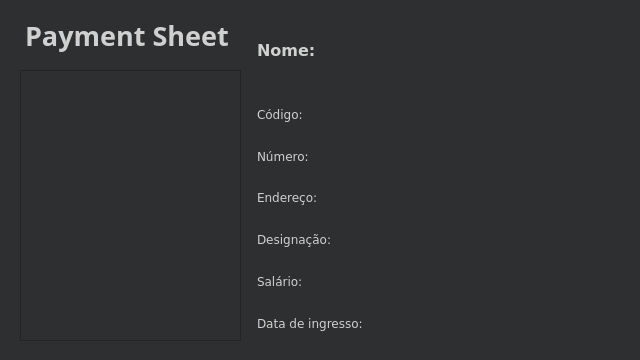
<?xml version="1.0" encoding="UTF-8"?>
<ui version="4.0">
 <class>Exihibition</class>
 <widget class="QDialog" name="Exihibition">
  <property name="geometry">
   <rect>
    <x>0</x>
    <y>0</y>
    <width>640</width>
    <height>360</height>
   </rect>
  </property>
  <property name="minimumSize">
   <size>
    <width>640</width>
    <height>360</height>
   </size>
  </property>
  <property name="maximumSize">
   <size>
    <width>640</width>
    <height>360</height>
   </size>
  </property>
  <property name="palette">
   <palette>
    <active>
     <colorrole role="WindowText">
      <brush brushstyle="SolidPattern">
       <color alpha="255">
        <red>255</red>
        <green>255</green>
        <blue>255</blue>
       </color>
      </brush>
     </colorrole>
     <colorrole role="Button">
      <brush brushstyle="SolidPattern">
       <color alpha="255">
        <red>85</red>
        <green>85</green>
        <blue>127</blue>
       </color>
      </brush>
     </colorrole>
     <colorrole role="Light">
      <brush brushstyle="SolidPattern">
       <color alpha="255">
        <red>127</red>
        <green>127</green>
        <blue>190</blue>
       </color>
      </brush>
     </colorrole>
     <colorrole role="Midlight">
      <brush brushstyle="SolidPattern">
       <color alpha="255">
        <red>106</red>
        <green>106</green>
        <blue>158</blue>
       </color>
      </brush>
     </colorrole>
     <colorrole role="Dark">
      <brush brushstyle="SolidPattern">
       <color alpha="255">
        <red>42</red>
        <green>42</green>
        <blue>63</blue>
       </color>
      </brush>
     </colorrole>
     <colorrole role="Mid">
      <brush brushstyle="SolidPattern">
       <color alpha="255">
        <red>57</red>
        <green>57</green>
        <blue>85</blue>
       </color>
      </brush>
     </colorrole>
     <colorrole role="Text">
      <brush brushstyle="SolidPattern">
       <color alpha="255">
        <red>255</red>
        <green>255</green>
        <blue>255</blue>
       </color>
      </brush>
     </colorrole>
     <colorrole role="BrightText">
      <brush brushstyle="SolidPattern">
       <color alpha="255">
        <red>255</red>
        <green>255</green>
        <blue>255</blue>
       </color>
      </brush>
     </colorrole>
     <colorrole role="ButtonText">
      <brush brushstyle="SolidPattern">
       <color alpha="255">
        <red>0</red>
        <green>0</green>
        <blue>0</blue>
       </color>
      </brush>
     </colorrole>
     <colorrole role="Base">
      <brush brushstyle="SolidPattern">
       <color alpha="255">
        <red>0</red>
        <green>0</green>
        <blue>0</blue>
       </color>
      </brush>
     </colorrole>
     <colorrole role="Window">
      <brush brushstyle="SolidPattern">
       <color alpha="255">
        <red>35</red>
        <green>35</green>
        <blue>52</blue>
       </color>
      </brush>
     </colorrole>
     <colorrole role="Shadow">
      <brush brushstyle="SolidPattern">
       <color alpha="255">
        <red>0</red>
        <green>0</green>
        <blue>0</blue>
       </color>
      </brush>
     </colorrole>
     <colorrole role="AlternateBase">
      <brush brushstyle="SolidPattern">
       <color alpha="255">
        <red>42</red>
        <green>42</green>
        <blue>63</blue>
       </color>
      </brush>
     </colorrole>
     <colorrole role="ToolTipBase">
      <brush brushstyle="SolidPattern">
       <color alpha="255">
        <red>255</red>
        <green>255</green>
        <blue>220</blue>
       </color>
      </brush>
     </colorrole>
     <colorrole role="ToolTipText">
      <brush brushstyle="SolidPattern">
       <color alpha="255">
        <red>0</red>
        <green>0</green>
        <blue>0</blue>
       </color>
      </brush>
     </colorrole>
    </active>
    <inactive>
     <colorrole role="WindowText">
      <brush brushstyle="SolidPattern">
       <color alpha="255">
        <red>208</red>
        <green>208</green>
        <blue>208</blue>
       </color>
      </brush>
     </colorrole>
     <colorrole role="Button">
      <brush brushstyle="SolidPattern">
       <color alpha="255">
        <red>64</red>
        <green>65</green>
        <blue>66</blue>
       </color>
      </brush>
     </colorrole>
     <colorrole role="Light">
      <brush brushstyle="SolidPattern">
       <color alpha="255">
        <red>255</red>
        <green>255</green>
        <blue>255</blue>
       </color>
      </brush>
     </colorrole>
     <colorrole role="Midlight">
      <brush brushstyle="SolidPattern">
       <color alpha="255">
        <red>227</red>
        <green>227</green>
        <blue>227</blue>
       </color>
      </brush>
     </colorrole>
     <colorrole role="Dark">
      <brush brushstyle="SolidPattern">
       <color alpha="255">
        <red>64</red>
        <green>65</green>
        <blue>66</blue>
       </color>
      </brush>
     </colorrole>
     <colorrole role="Mid">
      <brush brushstyle="SolidPattern">
       <color alpha="255">
        <red>160</red>
        <green>160</green>
        <blue>160</blue>
       </color>
      </brush>
     </colorrole>
     <colorrole role="Text">
      <brush brushstyle="SolidPattern">
       <color alpha="255">
        <red>208</red>
        <green>208</green>
        <blue>208</blue>
       </color>
      </brush>
     </colorrole>
     <colorrole role="BrightText">
      <brush brushstyle="SolidPattern">
       <color alpha="255">
        <red>255</red>
        <green>51</green>
        <blue>51</blue>
       </color>
      </brush>
     </colorrole>
     <colorrole role="ButtonText">
      <brush brushstyle="SolidPattern">
       <color alpha="255">
        <red>208</red>
        <green>208</green>
        <blue>208</blue>
       </color>
      </brush>
     </colorrole>
     <colorrole role="Base">
      <brush brushstyle="SolidPattern">
       <color alpha="255">
        <red>46</red>
        <green>47</green>
        <blue>48</blue>
       </color>
      </brush>
     </colorrole>
     <colorrole role="Window">
      <brush brushstyle="SolidPattern">
       <color alpha="255">
        <red>46</red>
        <green>47</green>
        <blue>48</blue>
       </color>
      </brush>
     </colorrole>
     <colorrole role="Shadow">
      <brush brushstyle="SolidPattern">
       <color alpha="255">
        <red>105</red>
        <green>105</green>
        <blue>105</blue>
       </color>
      </brush>
     </colorrole>
     <colorrole role="AlternateBase">
      <brush brushstyle="SolidPattern">
       <color alpha="255">
        <red>53</red>
        <green>54</green>
        <blue>55</blue>
       </color>
      </brush>
     </colorrole>
     <colorrole role="ToolTipBase">
      <brush brushstyle="SolidPattern">
       <color alpha="255">
        <red>64</red>
        <green>65</green>
        <blue>66</blue>
       </color>
      </brush>
     </colorrole>
     <colorrole role="ToolTipText">
      <brush brushstyle="SolidPattern">
       <color alpha="255">
        <red>208</red>
        <green>208</green>
        <blue>208</blue>
       </color>
      </brush>
     </colorrole>
    </inactive>
    <disabled>
     <colorrole role="WindowText">
      <brush brushstyle="SolidPattern">
       <color alpha="255">
        <red>42</red>
        <green>42</green>
        <blue>63</blue>
       </color>
      </brush>
     </colorrole>
     <colorrole role="Button">
      <brush brushstyle="SolidPattern">
       <color alpha="255">
        <red>85</red>
        <green>85</green>
        <blue>127</blue>
       </color>
      </brush>
     </colorrole>
     <colorrole role="Light">
      <brush brushstyle="SolidPattern">
       <color alpha="255">
        <red>127</red>
        <green>127</green>
        <blue>190</blue>
       </color>
      </brush>
     </colorrole>
     <colorrole role="Midlight">
      <brush brushstyle="SolidPattern">
       <color alpha="255">
        <red>106</red>
        <green>106</green>
        <blue>158</blue>
       </color>
      </brush>
     </colorrole>
     <colorrole role="Dark">
      <brush brushstyle="SolidPattern">
       <color alpha="255">
        <red>42</red>
        <green>42</green>
        <blue>63</blue>
       </color>
      </brush>
     </colorrole>
     <colorrole role="Mid">
      <brush brushstyle="SolidPattern">
       <color alpha="255">
        <red>57</red>
        <green>57</green>
        <blue>85</blue>
       </color>
      </brush>
     </colorrole>
     <colorrole role="Text">
      <brush brushstyle="SolidPattern">
       <color alpha="255">
        <red>42</red>
        <green>42</green>
        <blue>63</blue>
       </color>
      </brush>
     </colorrole>
     <colorrole role="BrightText">
      <brush brushstyle="SolidPattern">
       <color alpha="255">
        <red>255</red>
        <green>255</green>
        <blue>255</blue>
       </color>
      </brush>
     </colorrole>
     <colorrole role="ButtonText">
      <brush brushstyle="SolidPattern">
       <color alpha="255">
        <red>42</red>
        <green>42</green>
        <blue>63</blue>
       </color>
      </brush>
     </colorrole>
     <colorrole role="Base">
      <brush brushstyle="SolidPattern">
       <color alpha="255">
        <red>35</red>
        <green>35</green>
        <blue>52</blue>
       </color>
      </brush>
     </colorrole>
     <colorrole role="Window">
      <brush brushstyle="SolidPattern">
       <color alpha="255">
        <red>35</red>
        <green>35</green>
        <blue>52</blue>
       </color>
      </brush>
     </colorrole>
     <colorrole role="Shadow">
      <brush brushstyle="SolidPattern">
       <color alpha="255">
        <red>0</red>
        <green>0</green>
        <blue>0</blue>
       </color>
      </brush>
     </colorrole>
     <colorrole role="AlternateBase">
      <brush brushstyle="SolidPattern">
       <color alpha="255">
        <red>53</red>
        <green>54</green>
        <blue>55</blue>
       </color>
      </brush>
     </colorrole>
     <colorrole role="ToolTipBase">
      <brush brushstyle="SolidPattern">
       <color alpha="255">
        <red>64</red>
        <green>65</green>
        <blue>66</blue>
       </color>
      </brush>
     </colorrole>
     <colorrole role="ToolTipText">
      <brush brushstyle="SolidPattern">
       <color alpha="255">
        <red>208</red>
        <green>208</green>
        <blue>208</blue>
       </color>
      </brush>
     </colorrole>
    </disabled>
   </palette>
  </property>
  <property name="windowTitle">
   <string>Dialog</string>
  </property>
  <widget class="QLabel" name="label_LOGO">
   <property name="geometry">
    <rect>
     <x>10</x>
     <y>0</y>
     <width>241</width>
     <height>71</height>
    </rect>
   </property>
   <property name="palette">
    <palette>
     <active>
      <colorrole role="WindowText">
       <brush brushstyle="SolidPattern">
        <color alpha="255">
         <red>255</red>
         <green>255</green>
         <blue>255</blue>
        </color>
       </brush>
      </colorrole>
      <colorrole role="Button">
       <brush brushstyle="SolidPattern">
        <color alpha="255">
         <red>85</red>
         <green>85</green>
         <blue>127</blue>
        </color>
       </brush>
      </colorrole>
      <colorrole role="Light">
       <brush brushstyle="SolidPattern">
        <color alpha="255">
         <red>127</red>
         <green>127</green>
         <blue>190</blue>
        </color>
       </brush>
      </colorrole>
      <colorrole role="Midlight">
       <brush brushstyle="SolidPattern">
        <color alpha="255">
         <red>106</red>
         <green>106</green>
         <blue>158</blue>
        </color>
       </brush>
      </colorrole>
      <colorrole role="Dark">
       <brush brushstyle="SolidPattern">
        <color alpha="255">
         <red>42</red>
         <green>42</green>
         <blue>63</blue>
        </color>
       </brush>
      </colorrole>
      <colorrole role="Mid">
       <brush brushstyle="SolidPattern">
        <color alpha="255">
         <red>57</red>
         <green>57</green>
         <blue>85</blue>
        </color>
       </brush>
      </colorrole>
      <colorrole role="Text">
       <brush brushstyle="SolidPattern">
        <color alpha="255">
         <red>255</red>
         <green>255</green>
         <blue>255</blue>
        </color>
       </brush>
      </colorrole>
      <colorrole role="BrightText">
       <brush brushstyle="SolidPattern">
        <color alpha="255">
         <red>255</red>
         <green>255</green>
         <blue>255</blue>
        </color>
       </brush>
      </colorrole>
      <colorrole role="ButtonText">
       <brush brushstyle="SolidPattern">
        <color alpha="255">
         <red>0</red>
         <green>0</green>
         <blue>0</blue>
        </color>
       </brush>
      </colorrole>
      <colorrole role="Base">
       <brush brushstyle="SolidPattern">
        <color alpha="255">
         <red>0</red>
         <green>0</green>
         <blue>0</blue>
        </color>
       </brush>
      </colorrole>
      <colorrole role="Window">
       <brush brushstyle="SolidPattern">
        <color alpha="255">
         <red>35</red>
         <green>35</green>
         <blue>52</blue>
        </color>
       </brush>
      </colorrole>
      <colorrole role="Shadow">
       <brush brushstyle="SolidPattern">
        <color alpha="255">
         <red>0</red>
         <green>0</green>
         <blue>0</blue>
        </color>
       </brush>
      </colorrole>
      <colorrole role="AlternateBase">
       <brush brushstyle="SolidPattern">
        <color alpha="255">
         <red>42</red>
         <green>42</green>
         <blue>63</blue>
        </color>
       </brush>
      </colorrole>
      <colorrole role="ToolTipBase">
       <brush brushstyle="SolidPattern">
        <color alpha="255">
         <red>255</red>
         <green>255</green>
         <blue>220</blue>
        </color>
       </brush>
      </colorrole>
      <colorrole role="ToolTipText">
       <brush brushstyle="SolidPattern">
        <color alpha="255">
         <red>0</red>
         <green>0</green>
         <blue>0</blue>
        </color>
       </brush>
      </colorrole>
     </active>
     <inactive>
      <colorrole role="WindowText">
       <brush brushstyle="SolidPattern">
        <color alpha="255">
         <red>208</red>
         <green>208</green>
         <blue>208</blue>
        </color>
       </brush>
      </colorrole>
      <colorrole role="Button">
       <brush brushstyle="SolidPattern">
        <color alpha="255">
         <red>64</red>
         <green>65</green>
         <blue>66</blue>
        </color>
       </brush>
      </colorrole>
      <colorrole role="Light">
       <brush brushstyle="SolidPattern">
        <color alpha="255">
         <red>255</red>
         <green>255</green>
         <blue>255</blue>
        </color>
       </brush>
      </colorrole>
      <colorrole role="Midlight">
       <brush brushstyle="SolidPattern">
        <color alpha="255">
         <red>227</red>
         <green>227</green>
         <blue>227</blue>
        </color>
       </brush>
      </colorrole>
      <colorrole role="Dark">
       <brush brushstyle="SolidPattern">
        <color alpha="255">
         <red>64</red>
         <green>65</green>
         <blue>66</blue>
        </color>
       </brush>
      </colorrole>
      <colorrole role="Mid">
       <brush brushstyle="SolidPattern">
        <color alpha="255">
         <red>160</red>
         <green>160</green>
         <blue>160</blue>
        </color>
       </brush>
      </colorrole>
      <colorrole role="Text">
       <brush brushstyle="SolidPattern">
        <color alpha="255">
         <red>208</red>
         <green>208</green>
         <blue>208</blue>
        </color>
       </brush>
      </colorrole>
      <colorrole role="BrightText">
       <brush brushstyle="SolidPattern">
        <color alpha="255">
         <red>255</red>
         <green>51</green>
         <blue>51</blue>
        </color>
       </brush>
      </colorrole>
      <colorrole role="ButtonText">
       <brush brushstyle="SolidPattern">
        <color alpha="255">
         <red>208</red>
         <green>208</green>
         <blue>208</blue>
        </color>
       </brush>
      </colorrole>
      <colorrole role="Base">
       <brush brushstyle="SolidPattern">
        <color alpha="255">
         <red>46</red>
         <green>47</green>
         <blue>48</blue>
        </color>
       </brush>
      </colorrole>
      <colorrole role="Window">
       <brush brushstyle="SolidPattern">
        <color alpha="255">
         <red>46</red>
         <green>47</green>
         <blue>48</blue>
        </color>
       </brush>
      </colorrole>
      <colorrole role="Shadow">
       <brush brushstyle="SolidPattern">
        <color alpha="255">
         <red>105</red>
         <green>105</green>
         <blue>105</blue>
        </color>
       </brush>
      </colorrole>
      <colorrole role="AlternateBase">
       <brush brushstyle="SolidPattern">
        <color alpha="255">
         <red>53</red>
         <green>54</green>
         <blue>55</blue>
        </color>
       </brush>
      </colorrole>
      <colorrole role="ToolTipBase">
       <brush brushstyle="SolidPattern">
        <color alpha="255">
         <red>64</red>
         <green>65</green>
         <blue>66</blue>
        </color>
       </brush>
      </colorrole>
      <colorrole role="ToolTipText">
       <brush brushstyle="SolidPattern">
        <color alpha="255">
         <red>208</red>
         <green>208</green>
         <blue>208</blue>
        </color>
       </brush>
      </colorrole>
     </inactive>
     <disabled>
      <colorrole role="WindowText">
       <brush brushstyle="SolidPattern">
        <color alpha="255">
         <red>42</red>
         <green>42</green>
         <blue>63</blue>
        </color>
       </brush>
      </colorrole>
      <colorrole role="Button">
       <brush brushstyle="SolidPattern">
        <color alpha="255">
         <red>85</red>
         <green>85</green>
         <blue>127</blue>
        </color>
       </brush>
      </colorrole>
      <colorrole role="Light">
       <brush brushstyle="SolidPattern">
        <color alpha="255">
         <red>127</red>
         <green>127</green>
         <blue>190</blue>
        </color>
       </brush>
      </colorrole>
      <colorrole role="Midlight">
       <brush brushstyle="SolidPattern">
        <color alpha="255">
         <red>106</red>
         <green>106</green>
         <blue>158</blue>
        </color>
       </brush>
      </colorrole>
      <colorrole role="Dark">
       <brush brushstyle="SolidPattern">
        <color alpha="255">
         <red>42</red>
         <green>42</green>
         <blue>63</blue>
        </color>
       </brush>
      </colorrole>
      <colorrole role="Mid">
       <brush brushstyle="SolidPattern">
        <color alpha="255">
         <red>57</red>
         <green>57</green>
         <blue>85</blue>
        </color>
       </brush>
      </colorrole>
      <colorrole role="Text">
       <brush brushstyle="SolidPattern">
        <color alpha="255">
         <red>42</red>
         <green>42</green>
         <blue>63</blue>
        </color>
       </brush>
      </colorrole>
      <colorrole role="BrightText">
       <brush brushstyle="SolidPattern">
        <color alpha="255">
         <red>255</red>
         <green>255</green>
         <blue>255</blue>
        </color>
       </brush>
      </colorrole>
      <colorrole role="ButtonText">
       <brush brushstyle="SolidPattern">
        <color alpha="255">
         <red>42</red>
         <green>42</green>
         <blue>63</blue>
        </color>
       </brush>
      </colorrole>
      <colorrole role="Base">
       <brush brushstyle="SolidPattern">
        <color alpha="255">
         <red>35</red>
         <green>35</green>
         <blue>52</blue>
        </color>
       </brush>
      </colorrole>
      <colorrole role="Window">
       <brush brushstyle="SolidPattern">
        <color alpha="255">
         <red>35</red>
         <green>35</green>
         <blue>52</blue>
        </color>
       </brush>
      </colorrole>
      <colorrole role="Shadow">
       <brush brushstyle="SolidPattern">
        <color alpha="255">
         <red>0</red>
         <green>0</green>
         <blue>0</blue>
        </color>
       </brush>
      </colorrole>
      <colorrole role="AlternateBase">
       <brush brushstyle="SolidPattern">
        <color alpha="255">
         <red>53</red>
         <green>54</green>
         <blue>55</blue>
        </color>
       </brush>
      </colorrole>
      <colorrole role="ToolTipBase">
       <brush brushstyle="SolidPattern">
        <color alpha="255">
         <red>64</red>
         <green>65</green>
         <blue>66</blue>
        </color>
       </brush>
      </colorrole>
      <colorrole role="ToolTipText">
       <brush brushstyle="SolidPattern">
        <color alpha="255">
         <red>208</red>
         <green>208</green>
         <blue>208</blue>
        </color>
       </brush>
      </colorrole>
     </disabled>
    </palette>
   </property>
   <property name="font">
    <font>
     <family>Unispace</family>
     <pointsize>20</pointsize>
     <bold>true</bold>
    </font>
   </property>
   <property name="text">
    <string>Payment Sheet</string>
   </property>
   <property name="textFormat">
    <enum>Qt::RichText</enum>
   </property>
   <property name="scaledContents">
    <bool>false</bool>
   </property>
   <property name="indent">
    <number>15</number>
   </property>
   <property name="textInteractionFlags">
    <set>Qt::NoTextInteraction</set>
   </property>
  </widget>
  <widget class="QListWidget" name="listWidget">
   <property name="geometry">
    <rect>
     <x>20</x>
     <y>70</y>
     <width>221</width>
     <height>271</height>
    </rect>
   </property>
  </widget>
  <widget class="QWidget" name="layoutWidget">
   <property name="geometry">
    <rect>
     <x>257</x>
     <y>10</y>
     <width>371</width>
     <height>331</height>
    </rect>
   </property>
   <property name="font">
    <font>
     <family>Verdana</family>
    </font>
   </property>
   <layout class="QVBoxLayout" name="verticalLayout">
    <item>
     <layout class="QHBoxLayout" name="horizontalLayout">
      <item>
       <widget class="QLabel" name="label">
        <property name="sizePolicy">
         <sizepolicy hsizetype="Fixed" vsizetype="Fixed">
          <horstretch>0</horstretch>
          <verstretch>0</verstretch>
         </sizepolicy>
        </property>
        <property name="minimumSize">
         <size>
          <width>70</width>
          <height>80</height>
         </size>
        </property>
        <property name="font">
         <font>
          <family>Verdana</family>
          <pointsize>12</pointsize>
          <bold>true</bold>
         </font>
        </property>
        <property name="text">
         <string>Nome:</string>
        </property>
       </widget>
      </item>
      <item>
       <widget class="QLabel" name="label_name">
        <property name="font">
         <font>
          <family>Verdana</family>
          <pointsize>12</pointsize>
          <bold>true</bold>
         </font>
        </property>
        <property name="text">
         <string/>
        </property>
       </widget>
      </item>
     </layout>
    </item>
    <item>
     <layout class="QHBoxLayout" name="horizontalLayout_2">
      <item>
       <widget class="QLabel" name="label_2">
        <property name="sizePolicy">
         <sizepolicy hsizetype="Fixed" vsizetype="Preferred">
          <horstretch>0</horstretch>
          <verstretch>0</verstretch>
         </sizepolicy>
        </property>
        <property name="minimumSize">
         <size>
          <width>70</width>
          <height>0</height>
         </size>
        </property>
        <property name="font">
         <font>
          <family>Verdana</family>
         </font>
        </property>
        <property name="text">
         <string>Código:</string>
        </property>
       </widget>
      </item>
      <item>
       <widget class="QLabel" name="label_code">
        <property name="font">
         <font>
          <family>Verdana</family>
         </font>
        </property>
        <property name="text">
         <string/>
        </property>
       </widget>
      </item>
     </layout>
    </item>
    <item>
     <layout class="QHBoxLayout" name="horizontalLayout_3">
      <item>
       <widget class="QLabel" name="label_3">
        <property name="sizePolicy">
         <sizepolicy hsizetype="Fixed" vsizetype="Preferred">
          <horstretch>0</horstretch>
          <verstretch>0</verstretch>
         </sizepolicy>
        </property>
        <property name="minimumSize">
         <size>
          <width>70</width>
          <height>0</height>
         </size>
        </property>
        <property name="font">
         <font>
          <family>Verdana</family>
         </font>
        </property>
        <property name="text">
         <string>Número:</string>
        </property>
       </widget>
      </item>
      <item>
       <widget class="QLabel" name="label_phoneNumber">
        <property name="font">
         <font>
          <family>Verdana</family>
         </font>
        </property>
        <property name="text">
         <string/>
        </property>
       </widget>
      </item>
     </layout>
    </item>
    <item>
     <layout class="QHBoxLayout" name="horizontalLayout_4">
      <item>
       <widget class="QLabel" name="label_4">
        <property name="sizePolicy">
         <sizepolicy hsizetype="Fixed" vsizetype="Preferred">
          <horstretch>0</horstretch>
          <verstretch>0</verstretch>
         </sizepolicy>
        </property>
        <property name="minimumSize">
         <size>
          <width>70</width>
          <height>0</height>
         </size>
        </property>
        <property name="font">
         <font>
          <family>Verdana</family>
         </font>
        </property>
        <property name="text">
         <string>Endereço:</string>
        </property>
       </widget>
      </item>
      <item>
       <widget class="QLabel" name="label_adress">
        <property name="font">
         <font>
          <family>Verdana</family>
         </font>
        </property>
        <property name="text">
         <string/>
        </property>
       </widget>
      </item>
     </layout>
    </item>
    <item>
     <layout class="QHBoxLayout" name="horizontalLayout_5">
      <item>
       <widget class="QLabel" name="label_5">
        <property name="sizePolicy">
         <sizepolicy hsizetype="Fixed" vsizetype="Preferred">
          <horstretch>0</horstretch>
          <verstretch>0</verstretch>
         </sizepolicy>
        </property>
        <property name="minimumSize">
         <size>
          <width>70</width>
          <height>0</height>
         </size>
        </property>
        <property name="font">
         <font>
          <family>Verdana</family>
         </font>
        </property>
        <property name="text">
         <string>Designação:</string>
        </property>
       </widget>
      </item>
      <item>
       <widget class="QLabel" name="label_designation">
        <property name="font">
         <font>
          <family>Verdana</family>
         </font>
        </property>
        <property name="text">
         <string/>
        </property>
       </widget>
      </item>
     </layout>
    </item>
    <item>
     <layout class="QHBoxLayout" name="horizontalLayout_6">
      <item>
       <widget class="QLabel" name="label_6">
        <property name="sizePolicy">
         <sizepolicy hsizetype="Fixed" vsizetype="Preferred">
          <horstretch>0</horstretch>
          <verstretch>0</verstretch>
         </sizepolicy>
        </property>
        <property name="minimumSize">
         <size>
          <width>70</width>
          <height>0</height>
         </size>
        </property>
        <property name="font">
         <font>
          <family>Verdana</family>
         </font>
        </property>
        <property name="text">
         <string>Salário:</string>
        </property>
       </widget>
      </item>
      <item>
       <widget class="QLabel" name="label_Salary">
        <property name="font">
         <font>
          <family>Verdana</family>
         </font>
        </property>
        <property name="text">
         <string/>
        </property>
       </widget>
      </item>
     </layout>
    </item>
    <item>
     <layout class="QHBoxLayout" name="horizontalLayout_7">
      <item>
       <widget class="QLabel" name="label_7">
        <property name="sizePolicy">
         <sizepolicy hsizetype="Fixed" vsizetype="Preferred">
          <horstretch>0</horstretch>
          <verstretch>0</verstretch>
         </sizepolicy>
        </property>
        <property name="minimumSize">
         <size>
          <width>70</width>
          <height>0</height>
         </size>
        </property>
        <property name="font">
         <font>
          <family>Verdana</family>
         </font>
        </property>
        <property name="text">
         <string>Data de ingresso:</string>
        </property>
       </widget>
      </item>
      <item>
       <widget class="QLabel" name="label_date">
        <property name="font">
         <font>
          <family>Verdana</family>
         </font>
        </property>
        <property name="text">
         <string/>
        </property>
       </widget>
      </item>
     </layout>
    </item>
   </layout>
  </widget>
 </widget>
 <resources/>
 <connections/>
</ui>
